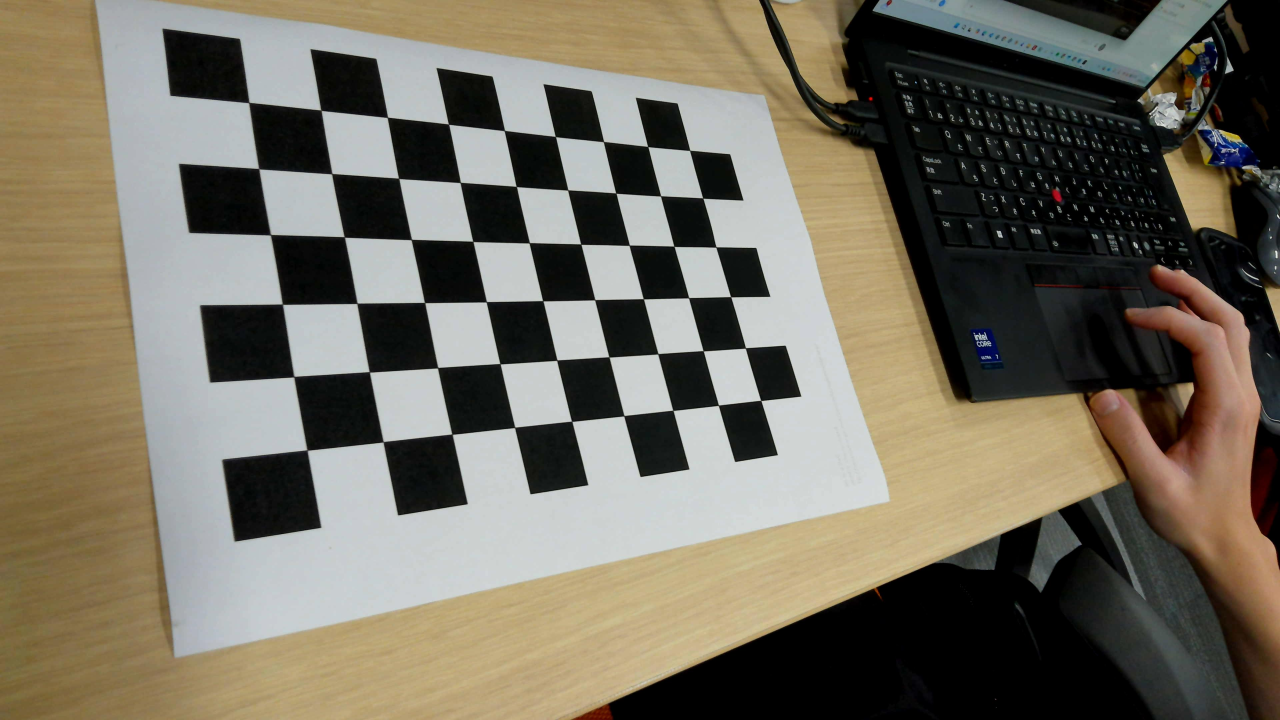
#> input picture camera_pipeline/0817/calib/chessboard_images/2026-08-20-173309057.jpg, 3840 x 2160 px (shown at 1/3 size)
$ python pick_markers.py chessboard_images/2026-08-20-173309057.jpg
#> lines starting #> are read from the running program, lines starting #| are printed output that depends on the picture
# 画像上でマーカーの対応点をクリックして作る。
#
# 【--xy: カラーコーン等の個別マーカー用（2026-09-10 追加、09-11 改訂）】
# 舗装タイルの格子（--pitch、既定）は「測るのは1回、あとは格子番号を数えるだけ」だが、
# 実運用では数える作業自体が負担だった。カラーコーンのように個別に置いたマーカーは
# 格子に乗らないので数えられない。
#
# ただし現地でメジャーで直接測れるのは2点間の「距離」であって「X方向・Y方向」ではない
# ため、当初案の「実測X,Yをそのまま入力する」は現地では機能しない（方向をどう決めるか
# 分からない）。かわりに、最初にクリックした2点を固定アンカーA・Bとし
# （Aが原点、A→Bの向きが+X軸、A-B間の実測距離だけ最初に1回入力する）、
# 3点目以降は「アンカーA・Bまでの距離」の2本だけを入力すれば、方向を意識せず
# `homography.trilaterate()` が座標を計算する。
#
# 【アンカーは離れた2点を選ぶこと】
# アンカー間隔が測る対象までの距離に対して狭いと、メジャー誤差が座標に大きく増幅される
# （`trilaterate()` のdocstring参照）。目安は10m以上、理想はマーカー全体の横の広がり
# （±8m=16m）程度。狭いアンカー間隔は起動時に警告する。
#
# 【--auto: 色による自動検出（2026-09-10 追加）】
# タイルの角は「角」という点自体が曖昧（拡大しないと精度良く指せない）。
# カラーコーンのように背景から色で際立つ物体なら、ラフにクリックした周辺の色を
# サンプリングして同色領域を検出し、外接矩形の**下端中央**を候補点として出せる。
# コーンは軸対称なので下端中央は接地点（地面との接点）の良い近似になる
# （`detections.foot_of()` の bbox 下辺中央と同じ考え方）。
# ラフクリックの精度で足りる分、クリック自体の負担が減る。誤検出時は
# 手動クリックでいつでも上書きできるようにしてある（自動検出は候補の提示に留める）。
#
# 【2段クリックにしている理由（--auto 未指定時、従来どおり）】
# 4K を画面に収めると 1 表示px = 4 画像px になり、指す精度が 3〜4 cm 落ちる。
# 粗く指してから拡大窓で確定することで、1 画像px（≒1 cm）で指せるようにする。
#
# 【平面性の検査を兼ねている】
# 歩道に排水勾配があると平面の仮定が崩れる。再投影残差が**系統的に偏る**か
# ランダムに散るかで判定できるので、点を指した時点で自動的に分かる。
#
# 依存: opencv-python, numpy
#
# 使い方:
#   python pick_markers.py frames/00025.jpg --out markers.csv
#   python pick_markers.py frames/00025.jpg --check markers.csv   # 指し直さず再評価だけ
#   python pick_markers.py frames/00025.jpg --xy --auto --out markers.csv   # カラーコーン運用

import argparse
import csv
from pathlib import Path

import cv2
import numpy as np

import sys
from pathlib import Path

# lib/ を import 可能にする。各スクリプトは直接実行される前提なので、
# パッケージ化せずパスを通す方式にしている
sys.path.insert(0, str(Path(__file__).resolve().parent.parent / "lib"))

from homography import (apply_h, estimate_homography, reprojection_error, spread_axes,
                        trilaterate)

TILE_M = 0.20          # タイル1辺[m]（明るい正方形。4タイル一括の実測から）
ZOOM = 8               # 拡大窓の倍率
HALF = 60              # 拡大窓に映す元画像の半幅[px]
COLS = ["u", "v", "i", "j", "X", "Y"]


def fit_scale(shape, max_w=1600, max_h=900) -> float:
    h, w = shape[:2]
    return min(max_w / w, max_h / h, 1.0)


# [96 lines left out: functions detect_marker_auto, refine, point_name, not called in this run]


def evaluate(rows: list[dict], names: list[str] | None = None) -> None:
    """再投影残差を出す。マーカーの数え間違いと歩道の非平面性の両方がここに出る。

    names は各点の呼び名（--xy のとき A/B/#n）。省略時は格子番号 (i,j) を出す"""
    if len(rows) < 4:
        print(f"  点が {len(rows)} 個。ホモグラフィには 4 点以上必要")
        return
    uv = np.array([[r["u"], r["v"]] for r in rows], float)
    xy = np.array([[r["X"], r["Y"]] for r in rows], float)

    # 配置の退化を残差より先に見る。一直線に並べた点は完全に再現できてしまうので、
    # 残差は 0 に近づいて「精度良好」に見えるのに、H は Y を捨てた写像になる
    # （2026-09-10 に実データで発生）。現地で指している最中に気付けるよう、ここで出す
    major, minor = spread_axes(xy)
    if minor < 0.10:
        print(f"\n★ マーカーが一直線に並んでいる（主軸 {major:.2f} m / 副軸 {minor:.3f} m）。"
              "このままだとHが退化し、Yが常に0のラベルになる。"
              "以降の残差は当てにならない。横方向にもばらして点を足すこと")

    H = estimate_homography(uv, xy)
    e = reprojection_error(H, uv, xy)

    # 突出した残差は「数え間違い」を示す。全体が小さくても 1 点だけ浮くのが典型
    outlier = (e > 3 * np.median(e)) & (e > 0.05)

    print(f"\n再投影残差[m]  平均 {e.mean():.3f} / 最大 {e.max():.3f}")
    for n, (r, err, o) in enumerate(zip(rows, e, outlier)):
        # --xy では i は点の通し番号でしかないので、格子番号として出すと紛らわしい
        head = f"{names[n]:>4}" if names else f"({r['i']:>3},{r['j']:>3})"
        print(f"  {head}  ({r['X']:6.2f},{r['Y']:6.2f}) m  "
              f"残差 {err:.3f} m{'  ★' if o else ''}")

    # 判定: レーダー距離分解能 0.846 m の 1/3 を目標にしている（README §1）
    if outlier.any():
        print(f"→ ★ の {int(outlier.sum())} 点だけ残差が突出している。"
              "実測値の入力ミスや自動検出の誤りを疑うこと"
              "（格子モードなら格子番号の数え間違い＝1 枚ずれで 0.20 m）。"
              "全体が目標内でも、この点は直すべき")
    elif e.max() < 0.05:
        print("→ 残差はほぼゼロ。指し間違いも無く、歩道は平面とみなせる")
    elif e.max() < 0.28:
        print("→ 目標 0.28 m 以内。ラベルとして使える")
    else:
        print("→ 目標 0.28 m を超えている。特定の点が突出しているわけではないので、"
              "指し誤差の蓄積か、歩道が平面でない可能性")

    # 平面性: 残差ベクトルが一方向に揃っていれば勾配、散っていれば単なる指し誤差
    d = apply_h(H, uv) - xy
    if len(rows) >= 6 and e.mean() > 0.02:
        bias = np.linalg.norm(d.mean(axis=0)) / max(e.mean(), 1e-9)
        print(f"  残差の偏り {bias:.2f}（0 に近い=ランダム、1 に近い=系統的）")
        if bias > 0.5:
            print("  → 系統的。歩道に勾配がある可能性。ただし目標内なら実用上は問題ない")


def main():
    ap = argparse.ArgumentParser()
    ap.add_argument("image", type=Path)
    ap.add_argument("--out", type=Path, default=Path("markers.csv"))
    ap.add_argument("--check", type=Path, default=None,
                    help="既存 CSV を読んで評価だけ行う")
    ap.add_argument("--pitch", type=float, default=TILE_M, help="タイル1辺[m]（格子モード）")
    ap.add_argument("--xy", action="store_true",
                    help="格子番号でなく、アンカー2点(1・2点目)からの実測距離を入力し、"
                         "trilaterateで座標を計算する（カラーコーン等、格子に乗らない個別マーカー用）")
    ap.add_argument("--auto", action="store_true",
                    help="ラフクリック周辺の色でマーカーを自動検出し、候補点を提示する"
                         "（Enterで採用、クリックで手動上書き）")
    ap.add_argument("--annotate", action="store_true",
                    help="格子番号でなくラベルを付ける（歩道の縁・街灯などの図示用）。"
                         "地上座標は ground_plot.py 側で H を使って求める")
    args = ap.parse_args()
    if args.annotate and args.xy:
        raise SystemExit("--annotate と --xy は同時指定できない")

    if args.check:
        with open(args.check, newline="", encoding="utf-8") as f:
            rows = [{k: float(v) if k not in ("i", "j") else int(v)
                     for k, v in r.items()} for r in csv.DictReader(f)]
        print(f"{args.check}: {len(rows)} 点")
        evaluate(rows, [point_name(n, args.xy) for n in range(len(rows))] if args.xy else None)
        return

    im = cv2.imread(str(args.image))
#> im is the input picture: shape (2160, 3840, 3); mean B, G, R 95.5, 109.5, 115.4
    if im is None:
        raise FileNotFoundError(args.image)
    s = fit_scale(im.shape)
    view = cv2.resize(im, None, fx=s, fy=s)
    rows: list[dict] = []

    print(f"{args.image.name}: {im.shape[1]}x{im.shape[0]}  表示倍率 {s:.2f}")
#| 2026-08-20-173309057.jpg: 3840x2160  表示倍率 0.42
    if args.xy:
        auto_note = "（緑=自動候補、Enterで採用）" if args.auto else ""
        print(f"マーカーをクリック{auto_note} → 拡大窓で確定")
        print("  1点目=アンカーA(原点) / 2点目=アンカーB(A-B間の実測距離を入力)")
        print("  3点目以降=アンカーA・Bまでの実測距離を入力（trilaterateが座標を計算）")
    else:
        print("タイルの角を粗くクリック → 拡大窓で確定 → 端末で格子番号を入力")
    # キーは cv2 のウィンドウにフォーカスがある間しか届かない。--xy/格子モードでは
    # 実測値を端末に打った直後はフォーカスが端末側にあるので、q が効かず戻れなくなる。
    # どこで効くかを明示し、端末の入力プロンプトからも終われるようにしてある
    print("  画像ウィンドウにフォーカスがある状態で: u=直前を取り消し / s=保存 / q=保存して終了")
    print("    （端末に数値を入力した直後は端末側にフォーカスがある。"
          "ウィンドウを一度クリックしてから押すこと）")
    print('  端末の入力プロンプトでも終われる: q だけ=この点をやめて終了 / '
          '"8 9 q"=この点を足して終了')

    pending = {}
    last: dict[str, str] = {}

    def on_mouse(ev, x, y, flags, _):
        if ev == cv2.EVENT_LBUTTONDOWN:
            pending["p"] = (int(x / s), int(y / s))

    cv2.namedWindow("pick")
    cv2.setMouseCallback("pick", on_mouse)

    def save_rows() -> None:
        cols = ["u", "v", "label"] if args.annotate else COLS
        with open(args.out, "w", newline="", encoding="utf-8") as f:
            w = csv.DictWriter(f, cols)
            w.writeheader()
            w.writerows(rows)
        print(f"\n保存: {args.out} ({len(rows)} 点)")
        if not args.annotate:
            names = [point_name(n, True) for n in range(len(rows))] if args.xy else None
            evaluate(rows, names)

    while True:
        disp = view.copy()
        for n, r in enumerate(rows):
            p = (int(r["u"] * s), int(r["v"] * s))
            cv2.drawMarker(disp, p, (0, 255, 255), cv2.MARKER_CROSS, 14, 2)
            if args.annotate:
                tag = r["label"]
            elif args.xy:
                tag = f"({r['X']:.2f},{r['Y']:.2f})"
            else:
                tag = f"({r['i']},{r['j']})"
            # 見出しは端末のメッセージと同じ呼び名にする（--xy なら A/B/#n）
            head = point_name(n, True) if args.xy else str(n)
            cv2.putText(disp, f"{head}:{tag}", (p[0] + 8, p[1] - 6),
                        cv2.FONT_HERSHEY_SIMPLEX, 0.45, (0, 255, 255), 1, cv2.LINE_AA)
        # 端末側の説明は点を打つほど流れていくので、キー操作は画面にも出しておく
        cv2.putText(disp, "u=undo  s=save  q=save&quit", (10, 22),
                    cv2.FONT_HERSHEY_SIMPLEX, 0.6, (0, 0, 255), 2, cv2.LINE_AA)
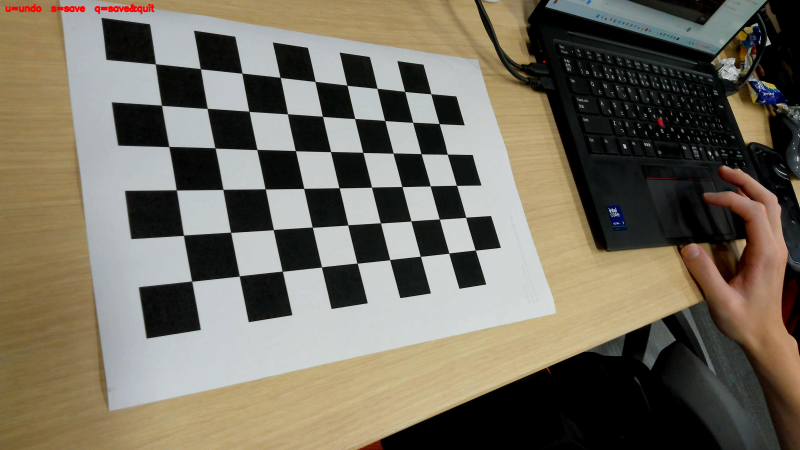
#> disp: shape (900, 1600, 3) (shown at 1/2 size); mean B, G, R 95.3, 109.3, 115.5
        cv2.imshow("pick", disp)
        k = cv2.waitKey(20) & 0xFF
#> (key q is pressed here)

        if "p" in pending:
            u0, v0 = pending.pop("p")
            p = refine(im, u0, v0, auto=args.auto)
            if p is not None:
                if args.annotate:
                    # 同じラベルを続けて打てるよう、空入力なら直前のラベルを引き継ぐ
                    lab = input(f"  ({p[0]},{p[1]}) のラベル > ").strip() or last.get("l", "")
                    if not lab:
                        print("  → ラベルが空。この点は破棄")
                        continue
                    last["l"] = lab
                    rows.append(dict(u=p[0], v=p[1], label=lab))
                    print(f"  #{len(rows)-1} 追加 {lab}")
                    continue
                if args.xy:
                    # 格子に乗らない個別マーカー用。メジャーで測れるのは「距離」なので、
                    # 1点目=アンカーA(原点)、2点目=アンカーB(+X軸上)を固定し、
                    # 3点目以降はA・Bまでの距離2本だけを入力して trilaterate に投げる
                    if len(rows) == 0:
                        rows.append(dict(u=p[0], v=p[1], i=0, j=0, X=0.0, Y=0.0))
                        print("  A 追加 → アンカーA（原点）")
                        continue
                    if len(rows) == 1:
                        t = input(f"  ({p[0]},{p[1]}) アンカーA-B間の実測距離[m]"
                                  "（q=やめて終了） > ").strip()
                        if t.lower() in ("q", "quit"):
                            save_rows()
                            break
                        try:
                            d_ab = float(t)
                        except ValueError:
                            print("  → 入力が不正。この点は破棄")
                            continue
                        if d_ab < 10.0:
                            print(f"  ⚠ アンカー間隔 {d_ab:.1f} m は狭い。"
                                  "遠方の点でメジャー誤差が大きく増幅される（10m以上を推奨）")
                        rows.append(dict(u=p[0], v=p[1], i=1, j=0, X=d_ab, Y=0.0))
                        print(f"  B 追加 → アンカーB ({d_ab:.2f}, 0.00) m")
                        continue
                    baseline = rows[1]["X"]
                    raw = input(f"  ({p[0]},{p[1]}) アンカーAまで, Bまでの実測距離[m]"
                                '（q / "8 9 q"=足して終了） > ').strip()
                    if raw.lower() in ("q", "quit"):
                        save_rows()
                        break
                    t = raw.replace(",", " ").split()
                    # 末尾の q は「この点を足して終了」。最後のマーカーを指した直後は
                    # 端末側にフォーカスがあるので、今打っている行で終われるようにする
                    quit_after = bool(t) and t[-1].lower() in ("q", "quit")
                    if quit_after:
                        t = t[:-1]
                    try:
                        r_a, r_b = float(t[0]), float(t[1])
                    except (ValueError, IndexError):
                        print("  → 入力が不正。この点は破棄")
                        continue
                    got = trilaterate(r_a, r_b, baseline)
                    if got is None:
                        print("  → 距離が矛盾している（三角不等式を満たさない）。測り直すこと。この点は破棄")
                        continue
                    X, Y = got
                    rows.append(dict(u=p[0], v=p[1], i=len(rows), j=0, X=X, Y=Y))
                    print(f"  #{len(rows)-1} 追加 ({X:.2f}, {Y:.2f}) m")
                    # Y≈0 は「この点がA-Bの直線上にある」ことを意味する（三角形が潰れていて
                    # trilaterate は Y=0 しか返せない）。メジャーを一直線に張ってコーンを
                    # 置くとこうなるが、全点がそうだとHが退化する。入力した直後に言う
                    if abs(Y) < 0.10:
                        print("    ⚠ アンカーA-Bの直線上（Y≈0）の点。"
                              "「Aまで = Bまで ± A-B間」が成立している。"
                              "線から外れた位置のマーカーも指さないとHが退化する")
                    if quit_after:
                        save_rows()
                        break
                    continue
                # 格子番号は整数。原点は最初に指した点にするのが分かりやすい
                raw = input(f"  ({p[0]},{p[1]}) の格子番号 i,j"
                            '（q / "3 2 q"=足して終了） > ').strip()
                if raw.lower() in ("q", "quit"):
                    save_rows()
                    break
                t = raw.replace(",", " ").split()
                quit_after = bool(t) and t[-1].lower() in ("q", "quit")
                if quit_after:
                    t = t[:-1]
                try:
                    i, j = int(t[0]), int(t[1])
                except (ValueError, IndexError):
                    print("  → 入力が不正。この点は破棄")
                    continue
                rows.append(dict(u=p[0], v=p[1], i=i, j=j,
                                 X=i * args.pitch, Y=j * args.pitch))
                print(f"  #{len(rows)-1} 追加 ({i},{j}) = "
                      f"({i*args.pitch:.2f}, {j*args.pitch:.2f}) m")
                if quit_after:
                    save_rows()
                    break

        if k == ord("u") and rows:
            print(f"  {point_name(len(rows) - 1, args.xy)} を取り消し")
            rows.pop()
        if k in (ord("s"), ord("q")):
            save_rows()
            if k == ord("q"):
                break

    cv2.destroyAllWindows()


if __name__ == "__main__":
    main()

$ run again, on camera_pipeline/0817/calib/chessboard_images/2026-08-20-173318461.jpg
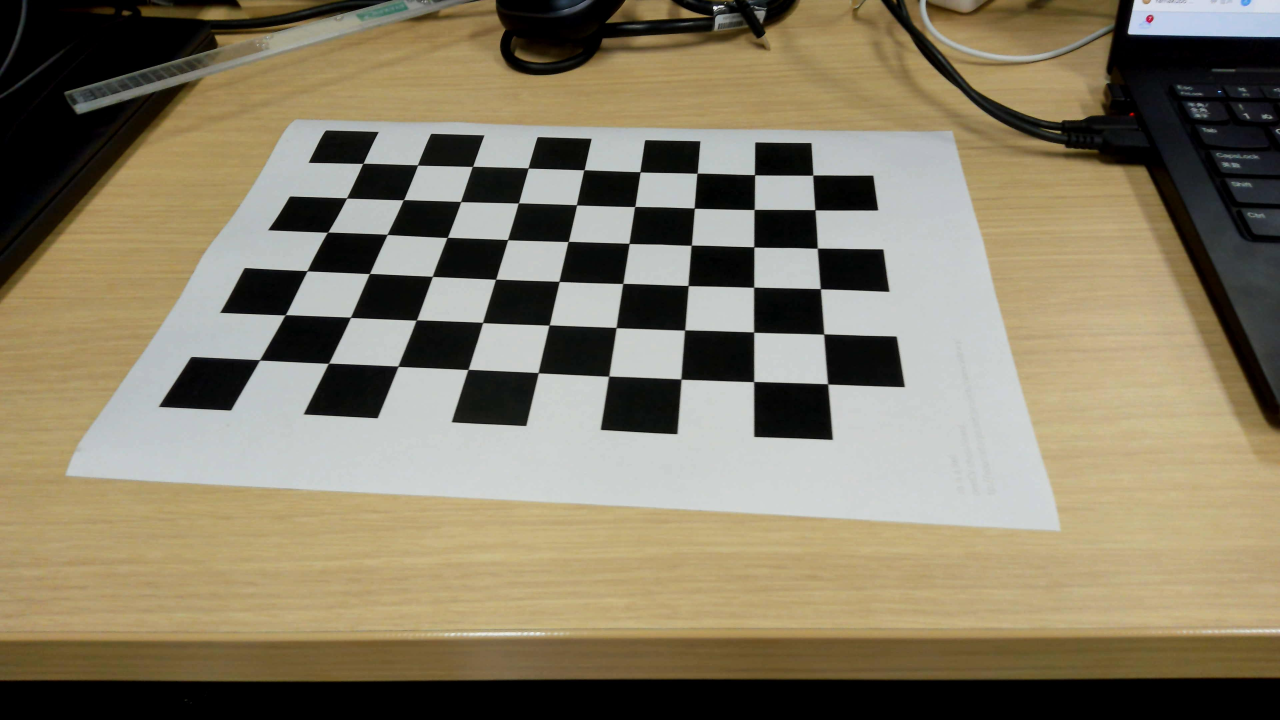
#> input picture camera_pipeline/0817/calib/chessboard_images/2026-08-20-173318461.jpg, 3840 x 2160 px (shown at 1/3 size)
#> in main, im is the input picture: shape (2160, 3840, 3); mean B, G, R 102.1, 124.5, 133.9
#| 2026-08-20-173318461.jpg: 3840x2160  表示倍率 0.42
#> in main, `cv2.putText(disp, "u=undo  s=save  q=save&quit", (10, 22), cv2.FONT_HE..`:
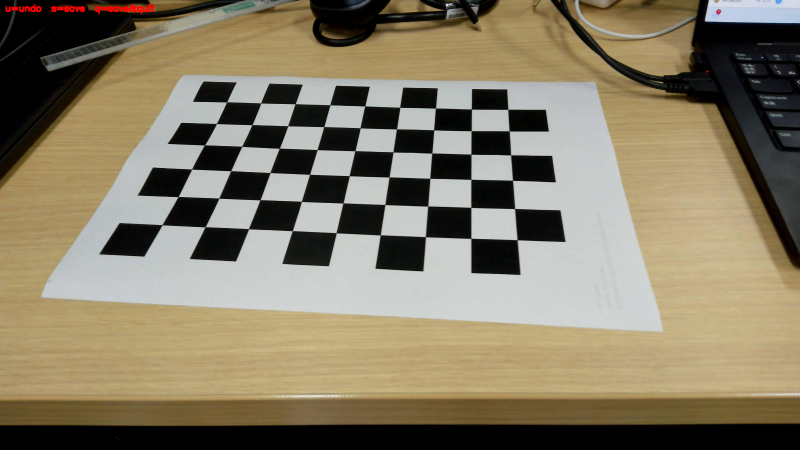
#> disp: shape (900, 1600, 3) (shown at 1/2 size); mean B, G, R 102.1, 124.4, 134.2
